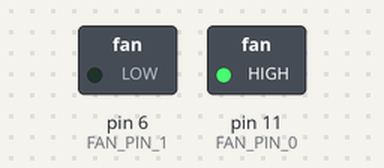
The sketch below on a simulated Arduino Mega 2560, built with avr-gcc and run on an emulated ATmega2560. Shown: switched loads named in the sketch (green lamp = pin HIGH). Dashed ring = blinking.

Above: at 0.5 s.
Timing chart, 0 to 4.6 s (numbered marks = the images above):
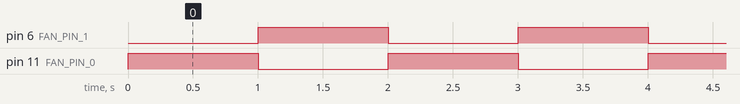

Measured:
- by itself, pin 6 (FAN_PIN_1), pin 11 (FAN_PIN_0): alternates HIGH for 1.0 s and LOW for 1.0 s

The sketch:

testSketch.ino
```cpp
/*
 *  TinyFan / MightyFan test sketch
 *
 *  Upload sketch to Arduino Mega and connect fan board.
 *  Supply fan board with power via screw terminals.
 *  Each LED on the board should turn light up in sequence.
 *
 */

#define FAN_PIN_0   11    //tinyfan1    +   mightyfan1
#define FAN_PIN_1   6     //tinyfan2    +   mightyfan2
#define FAN_PIN_2   5     //                mightyfan3
#define FAN_PIN_3   4     //                mightyfan4

//uncomment MIGHTYFAN define to test MightyFan board
//#define MIGHTYFAN

#ifdef MIGHTYFAN
  #define FAN_NUM 4
#else
  #define FAN_NUM 2
#endif

byte fanPins[] = {FAN_PIN_0, FAN_PIN_1, FAN_PIN_2, FAN_PIN_3};

void setup() {

  for(int i = 0; i < FAN_NUM; i++) {
    pinMode(fanPins[i], OUTPUT);
  }

}

void loop() {

  for(int i = 0; i < FAN_NUM; i++) {

    //set all pins to low
    for(int j = 0; j < FAN_NUM; j++) {
      digitalWrite(fanPins[j], LOW);
    }

    //set current pin high
    digitalWrite(fanPins[i], HIGH);

    delay(1000);
  }

}
```
